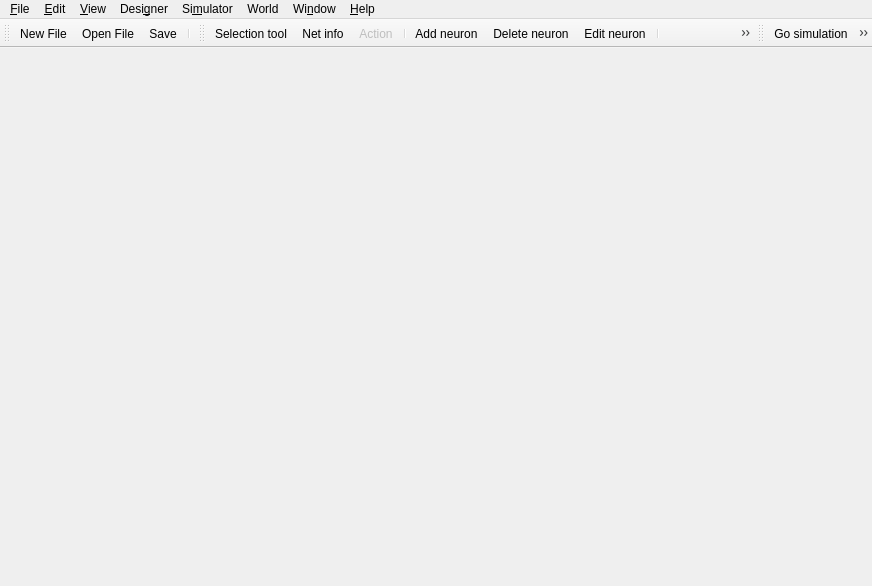
<?xml version="1.0" encoding="UTF-8"?>
<ui version="4.0">
 <class>NeuralDisApp</class>
 <widget class="QMainWindow" name="NeuralDisApp">
  <property name="geometry">
   <rect>
    <x>0</x>
    <y>0</y>
    <width>872</width>
    <height>586</height>
   </rect>
  </property>
  <property name="minimumSize">
   <size>
    <width>16</width>
    <height>88</height>
   </size>
  </property>
  <property name="windowTitle">
   <string>CyBeRSim</string>
  </property>
  <property name="windowIcon">
   <iconset>
    <normaloff>.</normaloff>.</iconset>
  </property>
  <widget class="QWidget" name="widget"/>
  <widget class="QToolBar" name="fileToolbar">
   <property name="label" stdset="0">
    <string>File tools</string>
   </property>
   <attribute name="toolBarArea">
    <enum>TopToolBarArea</enum>
   </attribute>
   <attribute name="toolBarBreak">
    <bool>false</bool>
   </attribute>
   <addaction name="fileNew"/>
   <addaction name="fileOpen"/>
   <addaction name="fileSave"/>
   <addaction name="separator"/>
  </widget>
  <widget class="QToolBar" name="designerBar">
   <property name="label" stdset="0">
    <string>Net tools</string>
   </property>
   <attribute name="toolBarArea">
    <enum>TopToolBarArea</enum>
   </attribute>
   <attribute name="toolBarBreak">
    <bool>false</bool>
   </attribute>
   <addaction name="toolPointer"/>
   <addaction name="toolNetInfo"/>
   <addaction name="toolNetView"/>
   <addaction name="separator"/>
   <addaction name="toolAddNeuron"/>
   <addaction name="toolDelNeuron"/>
   <addaction name="toolEditNeuron"/>
   <addaction name="separator"/>
   <addaction name="toolAddSynapse"/>
   <addaction name="toolDelSynapse"/>
   <addaction name="toolEditSynapse"/>
   <addaction name="separator"/>
   <addaction name="toolAddNetwork"/>
   <addaction name="toolDelNetwork"/>
   <addaction name="toolEditNetwork"/>
  </widget>
  <widget class="QToolBar" name="simulatorBar">
   <property name="label" stdset="0">
    <string>Simulation controls</string>
   </property>
   <attribute name="toolBarArea">
    <enum>TopToolBarArea</enum>
   </attribute>
   <attribute name="toolBarBreak">
    <bool>false</bool>
   </attribute>
   <addaction name="simGo"/>
   <addaction name="simStep"/>
   <addaction name="simPause"/>
   <addaction name="simStop"/>
   <addaction name="simRecord"/>
   <addaction name="separator"/>
   <addaction name="actionDrive_robot"/>
  </widget>
  <widget class="QMenuBar" name="MenuBar">
   <property name="geometry">
    <rect>
     <x>0</x>
     <y>0</y>
     <width>872</width>
     <height>42</height>
    </rect>
   </property>
   <widget class="QMenu" name="fileMenu">
    <property name="title">
     <string>&amp;File</string>
    </property>
    <widget class="QMenu" name="popupMenu_9">
     <property name="title">
      <string>&amp;Export</string>
     </property>
     <addaction name="netExport"/>
     <addaction name="pathExport"/>
     <addaction name="worldExport"/>
     <addaction name="actionScilabExport"/>
     <addaction name="actionFixWorld"/>
    </widget>
    <addaction name="fileNew"/>
    <addaction name="fileOpen"/>
    <addaction name="fileClose"/>
    <addaction name="separator"/>
    <addaction name="fileSave"/>
    <addaction name="fileSaveAs"/>
    <addaction name="separator"/>
    <addaction name="filePrint"/>
    <addaction name="popupMenu_9"/>
    <addaction name="fileTestXML"/>
    <addaction name="separator"/>
    <addaction name="fileQuit"/>
   </widget>
   <widget class="QMenu" name="editMenu">
    <property name="title">
     <string>&amp;Edit</string>
    </property>
    <addaction name="separator"/>
    <addaction name="editCut"/>
    <addaction name="editCopy"/>
    <addaction name="editPaste"/>
    <addaction name="separator"/>
    <addaction name="editUndo"/>
    <addaction name="editRedo"/>
    <addaction name="separator"/>
    <addaction name="editSettings"/>
    <addaction name="saveSettings"/>
    <addaction name="separator"/>
   </widget>
   <widget class="QMenu" name="viewMenu">
    <property name="title">
     <string>&amp;View</string>
    </property>
    <widget class="QMenu" name="menuShow_sensors">
     <property name="title">
      <string>Sh&amp;ow sensors</string>
     </property>
     <addaction name="actionShowAllSensors"/>
     <addaction name="actionHideAllSensors"/>
     <addaction name="separator"/>
    </widget>
    <addaction name="viewToolBar"/>
    <addaction name="viewStatusBar"/>
    <addaction name="viewDesignerBar"/>
    <addaction name="separator"/>
    <addaction name="menuShow_sensors"/>
    <addaction name="viewLeyend"/>
    <addaction name="viewViewRawText"/>
    <addaction name="separator"/>
    <addaction name="viewShowNetView"/>
    <addaction name="separator"/>
   </widget>
   <widget class="QMenu" name="disMenu">
    <property name="title">
     <string>Desi&amp;gner</string>
    </property>
    <addaction name="disCreateNetwork"/>
    <addaction name="disClearNetwork"/>
    <addaction name="separator"/>
    <addaction name="disAddNeuron"/>
    <addaction name="disDelNeuron"/>
    <addaction name="disEditNeuron"/>
    <addaction name="separator"/>
    <addaction name="disAddSynapse"/>
    <addaction name="disDelSynapse"/>
    <addaction name="disEditSynapse"/>
    <addaction name="separator"/>
    <addaction name="disAddNetwork"/>
    <addaction name="disDelNetwork"/>
    <addaction name="disEditNetwork"/>
    <addaction name="separator"/>
   </widget>
   <widget class="QMenu" name="simMenu">
    <property name="title">
     <string>Si&amp;mulator</string>
    </property>
    <addaction name="simNew"/>
    <addaction name="simLoad"/>
    <addaction name="simEdit"/>
    <addaction name="simSave"/>
    <addaction name="simClose"/>
    <addaction name="separator"/>
    <addaction name="simGo"/>
    <addaction name="simStep"/>
    <addaction name="simPause"/>
    <addaction name="simStop"/>
    <addaction name="simRecord"/>
    <addaction name="separator"/>
    <addaction name="actionDrive_robot"/>
    <addaction name="actionFilm_simulation"/>
    <addaction name="actionRecord_sensors"/>
   </widget>
   <widget class="QMenu" name="worldMenu">
    <property name="title">
     <string>World</string>
    </property>
    <addaction name="createWorld"/>
    <addaction name="editWorld"/>
    <addaction name="loadWorld"/>
    <addaction name="actionSaveWorld"/>
    <addaction name="closeWorld"/>
    <addaction name="separator"/>
    <addaction name="zoomOut"/>
    <addaction name="zoomIn"/>
    <addaction name="worldRestoreZoomAction"/>
    <addaction name="separator"/>
    <addaction name="worldCenterInRobotAction"/>
    <addaction name="worldScaleAction"/>
    <addaction name="actionRotateView"/>
    <addaction name="separator"/>
    <addaction name="actionDefault_materials"/>
    <addaction name="actionShow_quadtree"/>
   </widget>
   <widget class="QMenu" name="pWindowMenu">
    <property name="title">
     <string>Wi&amp;ndow</string>
    </property>
    <addaction name="windowCascade"/>
    <addaction name="windowTile"/>
    <addaction name="separator"/>
   </widget>
   <widget class="QMenu" name="Help">
    <property name="title">
     <string>&amp;Help</string>
    </property>
    <addaction name="helpAboutApp"/>
    <addaction name="helpManualApp"/>
    <addaction name="helpAPIAction"/>
   </widget>
   <addaction name="fileMenu"/>
   <addaction name="editMenu"/>
   <addaction name="viewMenu"/>
   <addaction name="disMenu"/>
   <addaction name="simMenu"/>
   <addaction name="worldMenu"/>
   <addaction name="pWindowMenu"/>
   <addaction name="Help"/>
  </widget>
  <action name="fileNew">
   <property name="icon">
    <iconset>
     <normaloff>:/icons/filenew.xpm</normaloff>:/icons/filenew.xpm</iconset>
   </property>
   <property name="text">
    <string>&amp;New</string>
   </property>
   <property name="iconText">
    <string>New File</string>
   </property>
   <property name="statusTip">
    <string>Creates a new document</string>
   </property>
   <property name="whatsThis">
    <string>New File</string>
   </property>
   <property name="shortcut">
    <string>Ctrl+N</string>
   </property>
   <property name="name" stdset="0">
    <string>fileNew</string>
   </property>
  </action>
  <action name="fileOpen">
   <property name="icon">
    <iconset>
     <normaloff>:/icons/fileopen.xpm</normaloff>:/icons/fileopen.xpm</iconset>
   </property>
   <property name="text">
    <string>&amp;Open...</string>
   </property>
   <property name="iconText">
    <string>Open File</string>
   </property>
   <property name="statusTip">
    <string>Opens an existing document</string>
   </property>
   <property name="whatsThis">
    <string>Open File</string>
   </property>
   <property name="shortcut">
    <string>Ctrl+O</string>
   </property>
   <property name="name" stdset="0">
    <string>fileOpen</string>
   </property>
  </action>
  <action name="fileSave">
   <property name="icon">
    <iconset>
     <normaloff>:/icons/filesave.xpm</normaloff>:/icons/filesave.xpm</iconset>
   </property>
   <property name="text">
    <string>&amp;Save</string>
   </property>
   <property name="iconText">
    <string>Save</string>
   </property>
   <property name="statusTip">
    <string>Saves the current document</string>
   </property>
   <property name="whatsThis">
    <string>Save File.</string>
   </property>
   <property name="shortcut">
    <string>Ctrl+S</string>
   </property>
   <property name="name" stdset="0">
    <string>fileSave</string>
   </property>
  </action>
  <action name="fileSaveAs">
   <property name="text">
    <string>Save &amp;As...</string>
   </property>
   <property name="iconText">
    <string>Save As...</string>
   </property>
   <property name="statusTip">
    <string>Saves the current document under a new filename</string>
   </property>
   <property name="whatsThis">
    <string>Save As</string>
   </property>
   <property name="shortcut">
    <string/>
   </property>
   <property name="name" stdset="0">
    <string>fileSaveAs</string>
   </property>
  </action>
  <action name="filePrint">
   <property name="enabled">
    <bool>false</bool>
   </property>
   <property name="icon">
    <iconset>
     <normaloff>:/icons/printer1.png</normaloff>:/icons/printer1.png</iconset>
   </property>
   <property name="text">
    <string>&amp;Print...</string>
   </property>
   <property name="iconText">
    <string>Print...</string>
   </property>
   <property name="shortcut">
    <string>Ctrl+P</string>
   </property>
   <property name="name" stdset="0">
    <string>filePrint</string>
   </property>
  </action>
  <action name="fileQuit">
   <property name="text">
    <string>E&amp;xit</string>
   </property>
   <property name="iconText">
    <string>Exit</string>
   </property>
   <property name="statusTip">
    <string>Quits the application</string>
   </property>
   <property name="whatsThis">
    <string>Exit</string>
   </property>
   <property name="shortcut">
    <string>Ctrl+Q</string>
   </property>
   <property name="name" stdset="0">
    <string>fileQuit</string>
   </property>
  </action>
  <action name="editCut">
   <property name="enabled">
    <bool>false</bool>
   </property>
   <property name="icon">
    <iconset>
     <normaloff>:/icons/editcut.png</normaloff>:/icons/editcut.png</iconset>
   </property>
   <property name="text">
    <string>Cu&amp;t</string>
   </property>
   <property name="iconText">
    <string>Cut</string>
   </property>
   <property name="statusTip">
    <string>Cuts the selected section and puts it to the clipboard</string>
   </property>
   <property name="whatsThis">
    <string>Cut</string>
   </property>
   <property name="shortcut">
    <string>Ctrl+X</string>
   </property>
   <property name="name" stdset="0">
    <string>editCut</string>
   </property>
  </action>
  <action name="editCopy">
   <property name="enabled">
    <bool>true</bool>
   </property>
   <property name="icon">
    <iconset>
     <normaloff>:/icons/editcopy.png</normaloff>:/icons/editcopy.png</iconset>
   </property>
   <property name="text">
    <string>&amp;Copy</string>
   </property>
   <property name="iconText">
    <string>Copy</string>
   </property>
   <property name="statusTip">
    <string>Copies the selected section and puts it to the clipboard</string>
   </property>
   <property name="whatsThis">
    <string>Copy</string>
   </property>
   <property name="shortcut">
    <string>Ctrl+C</string>
   </property>
   <property name="name" stdset="0">
    <string>editCopy</string>
   </property>
  </action>
  <action name="editPaste">
   <property name="enabled">
    <bool>true</bool>
   </property>
   <property name="icon">
    <iconset>
     <normaloff>:/icons/editpaste.png</normaloff>:/icons/editpaste.png</iconset>
   </property>
   <property name="text">
    <string>&amp;Paste</string>
   </property>
   <property name="iconText">
    <string>Paste</string>
   </property>
   <property name="statusTip">
    <string>Pastes the selected section and puts it to the clipboard</string>
   </property>
   <property name="whatsThis">
    <string>Paste</string>
   </property>
   <property name="shortcut">
    <string>Ctrl+V</string>
   </property>
   <property name="name" stdset="0">
    <string>editPaste</string>
   </property>
  </action>
  <action name="helpAboutApp">
   <property name="icon">
    <iconset>
     <normaloff>:/icons/neuraldis32.xpm</normaloff>:/icons/neuraldis32.xpm</iconset>
   </property>
   <property name="text">
    <string>&amp;About</string>
   </property>
   <property name="iconText">
    <string>About</string>
   </property>
   <property name="statusTip">
    <string>About the application</string>
   </property>
   <property name="whatsThis">
    <string>About</string>
   </property>
   <property name="shortcut">
    <string/>
   </property>
   <property name="name" stdset="0">
    <string>helpAboutApp</string>
   </property>
  </action>
  <action name="fileClose">
   <property name="iconText">
    <string>Close</string>
   </property>
   <property name="statusTip">
    <string>Closes the current document</string>
   </property>
   <property name="whatsThis">
    <string>Close</string>
   </property>
   <property name="name" stdset="0">
    <string>fileClose</string>
   </property>
  </action>
  <action name="viewToolBar">
   <property name="checkable">
    <bool>true</bool>
   </property>
   <property name="checked">
    <bool>true</bool>
   </property>
   <property name="text">
    <string>&amp;Toolbar</string>
   </property>
   <property name="iconText">
    <string>Toolbar</string>
   </property>
   <property name="statusTip">
    <string>Enables/disables the toolbar</string>
   </property>
   <property name="whatsThis">
    <string>Toolbar</string>
   </property>
   <property name="name" stdset="0">
    <string>viewToolBar</string>
   </property>
  </action>
  <action name="viewStatusBar">
   <property name="checkable">
    <bool>true</bool>
   </property>
   <property name="checked">
    <bool>true</bool>
   </property>
   <property name="text">
    <string>&amp;StatusBar</string>
   </property>
   <property name="iconText">
    <string>Statusbar</string>
   </property>
   <property name="statusTip">
    <string>Enables/disables the statusbar</string>
   </property>
   <property name="whatsThis">
    <string>Statusbar</string>
   </property>
   <property name="name" stdset="0">
    <string>viewStatusBar</string>
   </property>
  </action>
  <action name="viewDesignerBar">
   <property name="checkable">
    <bool>true</bool>
   </property>
   <property name="checked">
    <bool>true</bool>
   </property>
   <property name="text">
    <string>&amp;DesignerBar</string>
   </property>
   <property name="iconText">
    <string>DesignerBar</string>
   </property>
   <property name="statusTip">
    <string>Enables/disables the designerbar</string>
   </property>
   <property name="whatsThis">
    <string>Designerbar</string>
   </property>
   <property name="name" stdset="0">
    <string>viewDesignerBar</string>
   </property>
  </action>
  <action name="disClearNetwork">
   <property name="icon">
    <iconset>
     <normaloff>:/icons/clearnet.xpm</normaloff>:/icons/clearnet.xpm</iconset>
   </property>
   <property name="text">
    <string>&amp;Clear Neural Network</string>
   </property>
   <property name="iconText">
    <string>Clear Neural Network</string>
   </property>
   <property name="statusTip">
    <string>Clear Neural Network</string>
   </property>
   <property name="whatsThis">
    <string>Clear Neural Network</string>
   </property>
   <property name="name" stdset="0">
    <string>disClearNetwork</string>
   </property>
  </action>
  <action name="disAddNeuron">
   <property name="icon">
    <iconset>
     <normaloff>:/icons/addneuron.xpm</normaloff>:/icons/addneuron.xpm</iconset>
   </property>
   <property name="text">
    <string>&amp;Add a new Neuron</string>
   </property>
   <property name="iconText">
    <string>AddNeuron</string>
   </property>
   <property name="statusTip">
    <string>&quot;Add a new Neuron</string>
   </property>
   <property name="whatsThis">
    <string>Add neuron</string>
   </property>
   <property name="name" stdset="0">
    <string>disAddNeuron</string>
   </property>
  </action>
  <action name="disDelNeuron">
   <property name="icon">
    <iconset>
     <normaloff>:/icons/delneuron.xpm</normaloff>:/icons/delneuron.xpm</iconset>
   </property>
   <property name="text">
    <string>&amp;Delete a Neuron</string>
   </property>
   <property name="iconText">
    <string>Delete a Neuron</string>
   </property>
   <property name="statusTip">
    <string>&quot;Delete a Neuron</string>
   </property>
   <property name="whatsThis">
    <string>Delete neuron</string>
   </property>
   <property name="name" stdset="0">
    <string>disDelNeuron</string>
   </property>
  </action>
  <action name="disEditNeuron">
   <property name="icon">
    <iconset>
     <normaloff>:/icons/editneuron.xpm</normaloff>:/icons/editneuron.xpm</iconset>
   </property>
   <property name="text">
    <string>&amp;Edit a Neuron</string>
   </property>
   <property name="iconText">
    <string>Edit a Neuron</string>
   </property>
   <property name="statusTip">
    <string>&quot;Edit a Neuron</string>
   </property>
   <property name="whatsThis">
    <string>Edit neuron</string>
   </property>
   <property name="name" stdset="0">
    <string>disEditNeuron</string>
   </property>
  </action>
  <action name="disAddSynapse">
   <property name="icon">
    <iconset>
     <normaloff>:/icons/addsynapse.xpm</normaloff>:/icons/addsynapse.xpm</iconset>
   </property>
   <property name="text">
    <string>Add a &amp;new Synapse</string>
   </property>
   <property name="iconText">
    <string>Add a new Synapse</string>
   </property>
   <property name="statusTip">
    <string>&quot;Add a new Synapse</string>
   </property>
   <property name="whatsThis">
    <string>Add synapse</string>
   </property>
   <property name="name" stdset="0">
    <string>disAddSynapse</string>
   </property>
  </action>
  <action name="disDelSynapse">
   <property name="icon">
    <iconset>
     <normaloff>:/icons/delsynapse.xpm</normaloff>:/icons/delsynapse.xpm</iconset>
   </property>
   <property name="text">
    <string>De&amp;lete a Synapse</string>
   </property>
   <property name="iconText">
    <string>Delete a Synapse</string>
   </property>
   <property name="statusTip">
    <string>&quot;Delete a Synapse</string>
   </property>
   <property name="whatsThis">
    <string>Delete synapse</string>
   </property>
   <property name="name" stdset="0">
    <string>disDelSynapse</string>
   </property>
  </action>
  <action name="disEditSynapse">
   <property name="icon">
    <iconset>
     <normaloff>:/icons/editsynapse.xpm</normaloff>:/icons/editsynapse.xpm</iconset>
   </property>
   <property name="text">
    <string>Ed&amp;it a Synapse</string>
   </property>
   <property name="iconText">
    <string>Edit a Synapse</string>
   </property>
   <property name="statusTip">
    <string>&quot;Edit a Synapse</string>
   </property>
   <property name="whatsThis">
    <string>Edit synapse</string>
   </property>
   <property name="name" stdset="0">
    <string>disEditSynapse</string>
   </property>
  </action>
  <action name="viewLeyend">
   <property name="text">
    <string>Show &amp;weights legend</string>
   </property>
   <property name="iconText">
    <string>Show weights legend</string>
   </property>
   <property name="statusTip">
    <string>&quot;View weights legend</string>
   </property>
   <property name="whatsThis">
    <string>Show weights legend</string>
   </property>
   <property name="name" stdset="0">
    <string>viewLeyend</string>
   </property>
  </action>
  <action name="viewViewRawText">
   <property name="icon">
    <iconset>
     <normaloff>:/icons/filetext.xpm</normaloff>:/icons/filetext.xpm</iconset>
   </property>
   <property name="text">
    <string>Show &amp;raw text</string>
   </property>
   <property name="iconText">
    <string>Show raw text</string>
   </property>
   <property name="statusTip">
    <string>&quot;View raw text</string>
   </property>
   <property name="whatsThis">
    <string>Show raw text</string>
   </property>
   <property name="name" stdset="0">
    <string>viewViewRawText</string>
   </property>
  </action>
  <action name="disCreateNetwork">
   <property name="icon">
    <iconset>
     <normaloff>:/icons/buildnet.xpm</normaloff>:/icons/buildnet.xpm</iconset>
   </property>
   <property name="text">
    <string>&amp;Build Neural Network</string>
   </property>
   <property name="iconText">
    <string>Build Neural Network</string>
   </property>
   <property name="statusTip">
    <string>Build Neural Network</string>
   </property>
   <property name="whatsThis">
    <string>Build Neural Network</string>
   </property>
   <property name="name" stdset="0">
    <string>disCreateNetwork</string>
   </property>
  </action>
  <action name="simLoad">
   <property name="text">
    <string>&amp;Load simulation</string>
   </property>
   <property name="iconText">
    <string>Load simulation</string>
   </property>
   <property name="statusTip">
    <string>Load simulation</string>
   </property>
   <property name="whatsThis">
    <string>Load simulation</string>
   </property>
   <property name="name" stdset="0">
    <string>simLoad</string>
   </property>
  </action>
  <action name="simEdit">
   <property name="text">
    <string>&amp;Edit simulation</string>
   </property>
   <property name="iconText">
    <string>Edit simulation</string>
   </property>
   <property name="statusTip">
    <string>Edit simulation</string>
   </property>
   <property name="whatsThis">
    <string>Edit simulation</string>
   </property>
   <property name="name" stdset="0">
    <string>simEdit</string>
   </property>
  </action>
  <action name="simSave">
   <property name="text">
    <string>&amp;Save simulation</string>
   </property>
   <property name="iconText">
    <string>Save simulation</string>
   </property>
   <property name="statusTip">
    <string>Save simulation</string>
   </property>
   <property name="whatsThis">
    <string>Save simulation</string>
   </property>
   <property name="name" stdset="0">
    <string>simSave</string>
   </property>
  </action>
  <action name="simClose">
   <property name="text">
    <string>&amp;Close simulation</string>
   </property>
   <property name="iconText">
    <string>Close simulation</string>
   </property>
   <property name="statusTip">
    <string>Close simulation</string>
   </property>
   <property name="whatsThis">
    <string>Close simulation</string>
   </property>
   <property name="name" stdset="0">
    <string>simClose</string>
   </property>
  </action>
  <action name="simRecord">
   <property name="checkable">
    <bool>true</bool>
   </property>
   <property name="icon">
    <iconset>
     <normaloff>:/icons/simrecord.xpm</normaloff>:/icons/simrecord.xpm</iconset>
   </property>
   <property name="text">
    <string>&amp;Record simulation</string>
   </property>
   <property name="iconText">
    <string>Record simulation</string>
   </property>
   <property name="statusTip">
    <string>Record simulation</string>
   </property>
   <property name="whatsThis">
    <string>Record simulation</string>
   </property>
   <property name="name" stdset="0">
    <string>simRecord</string>
   </property>
  </action>
  <action name="simNew">
   <property name="text">
    <string>&amp;New simulation</string>
   </property>
   <property name="iconText">
    <string>New simulation</string>
   </property>
   <property name="statusTip">
    <string>Create simulation</string>
   </property>
   <property name="whatsThis">
    <string>Create simulation</string>
   </property>
   <property name="name" stdset="0">
    <string>simNew</string>
   </property>
  </action>
  <action name="helpManualApp">
   <property name="icon">
    <iconset>
     <normaloff>:/icons/help.png</normaloff>:/icons/help.png</iconset>
   </property>
   <property name="text">
    <string>&amp;Handbook</string>
   </property>
   <property name="iconText">
    <string>Handbook</string>
   </property>
   <property name="statusTip">
    <string>User Guide</string>
   </property>
   <property name="whatsThis">
    <string>Handbook</string>
   </property>
   <property name="name" stdset="0">
    <string>helpManualApp</string>
   </property>
  </action>
  <action name="createWorld">
   <property name="icon">
    <iconset>
     <normaloff>:/icons/creaworld.xpm</normaloff>:/icons/creaworld.xpm</iconset>
   </property>
   <property name="text">
    <string>&amp;Create</string>
   </property>
   <property name="iconText">
    <string>Create</string>
   </property>
   <property name="statusTip">
    <string>Create world</string>
   </property>
   <property name="whatsThis">
    <string>Create world</string>
   </property>
   <property name="name" stdset="0">
    <string>createWorld</string>
   </property>
  </action>
  <action name="editWorld">
   <property name="text">
    <string>&amp;Edit</string>
   </property>
   <property name="iconText">
    <string>Edit</string>
   </property>
   <property name="statusTip">
    <string>Edit world</string>
   </property>
   <property name="whatsThis">
    <string>Edit world</string>
   </property>
   <property name="name" stdset="0">
    <string>editWorld</string>
   </property>
  </action>
  <action name="loadWorld">
   <property name="text">
    <string>&amp;Load</string>
   </property>
   <property name="iconText">
    <string>Load</string>
   </property>
   <property name="statusTip">
    <string>Load world</string>
   </property>
   <property name="whatsThis">
    <string>Load world</string>
   </property>
   <property name="name" stdset="0">
    <string>loadWorld</string>
   </property>
  </action>
  <action name="closeWorld">
   <property name="text">
    <string>Close</string>
   </property>
   <property name="iconText">
    <string>Close</string>
   </property>
   <property name="statusTip">
    <string>Close world</string>
   </property>
   <property name="whatsThis">
    <string>Close world</string>
   </property>
   <property name="shortcut">
    <string/>
   </property>
   <property name="name" stdset="0">
    <string>closeWorld</string>
   </property>
  </action>
  <action name="zoomOut">
   <property name="text">
    <string>&amp;Zoom Out</string>
   </property>
   <property name="iconText">
    <string>Zoom Out</string>
   </property>
   <property name="statusTip">
    <string>Zoom Out</string>
   </property>
   <property name="whatsThis">
    <string>Zoom Out</string>
   </property>
   <property name="name" stdset="0">
    <string>zoomOut</string>
   </property>
  </action>
  <action name="zoomIn">
   <property name="text">
    <string>Zoom &amp;In</string>
   </property>
   <property name="iconText">
    <string>Zoom In</string>
   </property>
   <property name="statusTip">
    <string>Zoom In</string>
   </property>
   <property name="whatsThis">
    <string>Zoom In</string>
   </property>
   <property name="name" stdset="0">
    <string>zoomIn</string>
   </property>
  </action>
  <action name="editSettings">
   <property name="text">
    <string>&amp;Edit preferences</string>
   </property>
   <property name="iconText">
    <string>Edit preferences</string>
   </property>
   <property name="statusTip">
    <string>Edit configuration file</string>
   </property>
   <property name="whatsThis">
    <string>Edit preferences</string>
   </property>
   <property name="name" stdset="0">
    <string>editSettings</string>
   </property>
  </action>
  <action name="saveSettings">
   <property name="text">
    <string>&amp;Save preferences</string>
   </property>
   <property name="iconText">
    <string>Save preferences</string>
   </property>
   <property name="statusTip">
    <string>Save configuration file</string>
   </property>
   <property name="whatsThis">
    <string>Save preferences</string>
   </property>
   <property name="name" stdset="0">
    <string>saveSettings</string>
   </property>
  </action>
  <action name="fileTestXML">
   <property name="text">
    <string>&amp;Test XML</string>
   </property>
   <property name="iconText">
    <string>Test XML</string>
   </property>
   <property name="whatsThis">
    <string>XML files structure analyzer</string>
   </property>
   <property name="name" stdset="0">
    <string>fileTestXML</string>
   </property>
  </action>
  <action name="disAddNetwork">
   <property name="enabled">
    <bool>false</bool>
   </property>
   <property name="icon">
    <iconset>
     <normaloff>:/icons/addnetview.xpm</normaloff>:/icons/addnetview.xpm</iconset>
   </property>
   <property name="text">
    <string>Add a ne&amp;w SubNet</string>
   </property>
   <property name="iconText">
    <string>Add a new SubNet</string>
   </property>
   <property name="name" stdset="0">
    <string>disAddNetwork</string>
   </property>
  </action>
  <action name="disDelNetwork">
   <property name="enabled">
    <bool>false</bool>
   </property>
   <property name="icon">
    <iconset>
     <normaloff>:/icons/delnetview.xpm</normaloff>:/icons/delnetview.xpm</iconset>
   </property>
   <property name="text">
    <string>Delete a SubNet</string>
   </property>
   <property name="iconText">
    <string>Delete a SubNet</string>
   </property>
   <property name="name" stdset="0">
    <string>disDelNetwork</string>
   </property>
  </action>
  <action name="disEditNetwork">
   <property name="enabled">
    <bool>false</bool>
   </property>
   <property name="icon">
    <iconset>
     <normaloff>:/icons/editnetview.xpm</normaloff>:/icons/editnetview.xpm</iconset>
   </property>
   <property name="text">
    <string>Edit a S&amp;ubNet</string>
   </property>
   <property name="iconText">
    <string>Edit a SubNet</string>
   </property>
   <property name="name" stdset="0">
    <string>disEditNetwork</string>
   </property>
  </action>
  <action name="editUndo">
   <property name="icon">
    <iconset>
     <normaloff>:/icons/undo.png</normaloff>:/icons/undo.png</iconset>
   </property>
   <property name="text">
    <string>&amp;Undo</string>
   </property>
   <property name="iconText">
    <string>Undo                </string>
   </property>
   <property name="shortcut">
    <string>Ctrl+Z</string>
   </property>
   <property name="name" stdset="0">
    <string>editUndo</string>
   </property>
  </action>
  <action name="editRedo">
   <property name="icon">
    <iconset>
     <normaloff>:/icons/redo.png</normaloff>:/icons/redo.png</iconset>
   </property>
   <property name="text">
    <string>&amp;Redo</string>
   </property>
   <property name="iconText">
    <string>Redo</string>
   </property>
   <property name="shortcut">
    <string>Ctrl+Shift+Z</string>
   </property>
   <property name="name" stdset="0">
    <string>editRedo</string>
   </property>
  </action>
  <action name="viewShowNetView">
   <property name="enabled">
    <bool>false</bool>
   </property>
   <property name="icon">
    <iconset>
     <normaloff>:/icons/preview-icon.jpg</normaloff>:/icons/preview-icon.jpg</iconset>
   </property>
   <property name="text">
    <string>Show &amp;Net View</string>
   </property>
   <property name="iconText">
    <string>Show Net View</string>
   </property>
   <property name="name" stdset="0">
    <string>viewShowNetView</string>
   </property>
  </action>
  <action name="helpAPIAction">
   <property name="icon">
    <iconset>
     <normaloff>:/icons/help.png</normaloff>:/icons/help.png</iconset>
   </property>
   <property name="text">
    <string>A&amp;PI</string>
   </property>
   <property name="iconText">
    <string>API</string>
   </property>
   <property name="statusTip">
    <string>Developers documentation</string>
   </property>
   <property name="whatsThis">
    <string>Developers documentation</string>
   </property>
   <property name="name" stdset="0">
    <string>helpAPIAction</string>
   </property>
  </action>
  <action name="worldRestoreZoomAction">
   <property name="text">
    <string>&amp;Restore zoom</string>
   </property>
   <property name="iconText">
    <string>Restore zoom</string>
   </property>
   <property name="name" stdset="0">
    <string>worldRestoreZoomAction</string>
   </property>
  </action>
  <action name="worldCenterInRobotAction">
   <property name="checkable">
    <bool>true</bool>
   </property>
   <property name="text">
    <string>Ce&amp;nter in robot</string>
   </property>
   <property name="iconText">
    <string>Center in robot</string>
   </property>
   <property name="name" stdset="0">
    <string>worldCenterInRobotAction</string>
   </property>
  </action>
  <action name="filenew_itemAction">
   <property name="text">
    <string>new item</string>
   </property>
   <property name="iconText">
    <string>new item</string>
   </property>
   <property name="name" stdset="0">
    <string>filenew_itemAction</string>
   </property>
  </action>
  <action name="actionDrive_robot">
   <property name="checkable">
    <bool>true</bool>
   </property>
   <property name="icon">
    <iconset>
     <normaloff>:/icons/joystick.png</normaloff>:/icons/joystick.png</iconset>
   </property>
   <property name="text">
    <string>&amp;Drive robot</string>
   </property>
   <property name="autoRepeat">
    <bool>false</bool>
   </property>
  </action>
  <action name="actionSonar">
   <property name="checkable">
    <bool>true</bool>
   </property>
   <property name="text">
    <string>Sonar</string>
   </property>
  </action>
  <action name="actionLaser">
   <property name="checkable">
    <bool>true</bool>
   </property>
   <property name="text">
    <string>Laser</string>
   </property>
  </action>
  <action name="actionShowAllSensors">
   <property name="text">
    <string>&amp;Show all</string>
   </property>
  </action>
  <action name="actionHideAllSensors">
   <property name="text">
    <string>&amp;Hide all</string>
   </property>
  </action>
  <action name="worldExport">
   <property name="text">
    <string>Export &amp;world</string>
   </property>
  </action>
  <action name="worldScaleAction">
   <property name="text">
    <string>Scale</string>
   </property>
  </action>
  <action name="actionScilabExport">
   <property name="text">
    <string>&amp;Scilab</string>
   </property>
  </action>
  <action name="actionFixWorld">
   <property name="text">
    <string>&amp;Fix world</string>
   </property>
  </action>
  <action name="actionSaveWorld">
   <property name="text">
    <string>&amp;Save</string>
   </property>
  </action>
  <action name="actionLoadXMLWorld">
   <property name="text">
    <string>LoadXML</string>
   </property>
  </action>
  <action name="actionFilm_simulation">
   <property name="checkable">
    <bool>true</bool>
   </property>
   <property name="icon">
    <iconset>
     <normaloff>:/icons/simvideo.png</normaloff>:/icons/simvideo.png</iconset>
   </property>
   <property name="text">
    <string>&amp;Film simulation</string>
   </property>
   <property name="autoRepeat">
    <bool>false</bool>
   </property>
  </action>
  <action name="actionDefault_materials">
   <property name="text">
    <string>&amp;Default materials</string>
   </property>
  </action>
  <action name="actionRecord_sensors">
   <property name="checkable">
    <bool>true</bool>
   </property>
   <property name="text">
    <string>Record sensors</string>
   </property>
  </action>
  <action name="actionRotateView">
   <property name="text">
    <string>R&amp;otate</string>
   </property>
  </action>
  <action name="actionShow_quadtree">
   <property name="checkable">
    <bool>true</bool>
   </property>
   <property name="text">
    <string>Show &amp;quadtree</string>
   </property>
  </action>
  <actiongroup name="fileExport">
   <action name="netExport">
    <property name="text">
     <string>&amp;Export net</string>
    </property>
    <property name="iconText">
     <string>Export net</string>
    </property>
    <property name="statusTip">
     <string>&quot;Exports the current net to graphic formats</string>
    </property>
    <property name="whatsThis">
     <string>Export File</string>
    </property>
    <property name="name" stdset="0">
     <string>netExport</string>
    </property>
   </action>
   <action name="pathExport">
    <property name="text">
     <string>Export &amp;path</string>
    </property>
    <property name="iconText">
     <string>Export path</string>
    </property>
    <property name="statusTip">
     <string>&quot;Exports robot path to graphic formats</string>
    </property>
    <property name="whatsThis">
     <string>Export Path</string>
    </property>
    <property name="name" stdset="0">
     <string>pathExport</string>
    </property>
   </action>
   <property name="name" stdset="0">
    <string>fileExport</string>
   </property>
  </actiongroup>
  <actiongroup name="windowAction">
   <action name="windowCascade">
    <property name="text">
     <string>&amp;Cascade</string>
    </property>
    <property name="iconText">
     <string>Cascade</string>
    </property>
    <property name="statusTip">
     <string>Cascades all windows</string>
    </property>
    <property name="whatsThis">
     <string>Cascade</string>
    </property>
    <property name="name" stdset="0">
     <string>windowCascade</string>
    </property>
   </action>
   <action name="windowTile">
    <property name="text">
     <string>&amp;Tile</string>
    </property>
    <property name="iconText">
     <string>Tile</string>
    </property>
    <property name="statusTip">
     <string>Tiles all windows</string>
    </property>
    <property name="whatsThis">
     <string>Tile</string>
    </property>
    <property name="name" stdset="0">
     <string>windowTile</string>
    </property>
   </action>
   <property name="name" stdset="0">
    <string>windowAction</string>
   </property>
  </actiongroup>
  <actiongroup name="toolDis">
   <action name="toolPointer">
    <property name="checkable">
     <bool>true</bool>
    </property>
    <property name="icon">
     <iconset>
      <normaloff>:/icons/pointer.xpm</normaloff>:/icons/pointer.xpm</iconset>
    </property>
    <property name="iconText">
     <string>Selection tool</string>
    </property>
    <property name="toolTip">
     <string>Selection tool</string>
    </property>
    <property name="statusTip">
     <string>Selection tool</string>
    </property>
    <property name="whatsThis">
     <string>Selection tool</string>
    </property>
    <property name="name" stdset="0">
     <string>toolPointer</string>
    </property>
   </action>
   <action name="toolAddNeuron">
    <property name="checkable">
     <bool>true</bool>
    </property>
    <property name="icon">
     <iconset>
      <normaloff>:/icons/addneuron.xpm</normaloff>:/icons/addneuron.xpm</iconset>
    </property>
    <property name="iconText">
     <string>Add neuron</string>
    </property>
    <property name="toolTip">
     <string>Add neuron</string>
    </property>
    <property name="whatsThis">
     <string>Add neuron</string>
    </property>
    <property name="name" stdset="0">
     <string>toolAddNeuron</string>
    </property>
   </action>
   <action name="toolDelNeuron">
    <property name="checkable">
     <bool>true</bool>
    </property>
    <property name="icon">
     <iconset>
      <normaloff>:/icons/delneuron.xpm</normaloff>:/icons/delneuron.xpm</iconset>
    </property>
    <property name="iconText">
     <string>Delete neuron</string>
    </property>
    <property name="toolTip">
     <string>Delete neuron</string>
    </property>
    <property name="whatsThis">
     <string>Delete neuron</string>
    </property>
    <property name="name" stdset="0">
     <string>toolDelNeuron</string>
    </property>
   </action>
   <action name="toolEditNeuron">
    <property name="checkable">
     <bool>true</bool>
    </property>
    <property name="icon">
     <iconset>
      <normaloff>:/icons/editneuron.xpm</normaloff>:/icons/editneuron.xpm</iconset>
    </property>
    <property name="iconText">
     <string>Edit neuron</string>
    </property>
    <property name="toolTip">
     <string>Edit neuron</string>
    </property>
    <property name="whatsThis">
     <string>Edit neuron</string>
    </property>
    <property name="name" stdset="0">
     <string>toolEditNeuron</string>
    </property>
   </action>
   <action name="toolAddSynapse">
    <property name="checkable">
     <bool>true</bool>
    </property>
    <property name="icon">
     <iconset>
      <normaloff>:/icons/addsynapse.xpm</normaloff>:/icons/addsynapse.xpm</iconset>
    </property>
    <property name="iconText">
     <string>Add synapse</string>
    </property>
    <property name="toolTip">
     <string>Add synapse</string>
    </property>
    <property name="whatsThis">
     <string>Add synapse</string>
    </property>
    <property name="name" stdset="0">
     <string>toolAddSynapse</string>
    </property>
   </action>
   <action name="toolDelSynapse">
    <property name="checkable">
     <bool>true</bool>
    </property>
    <property name="icon">
     <iconset>
      <normaloff>:/icons/delsynapse.xpm</normaloff>:/icons/delsynapse.xpm</iconset>
    </property>
    <property name="iconText">
     <string>Delete synapse</string>
    </property>
    <property name="toolTip">
     <string>Delete synapse</string>
    </property>
    <property name="whatsThis">
     <string>Delete synapse</string>
    </property>
    <property name="name" stdset="0">
     <string>toolDelSynapse</string>
    </property>
   </action>
   <action name="toolEditSynapse">
    <property name="checkable">
     <bool>true</bool>
    </property>
    <property name="icon">
     <iconset>
      <normaloff>:/icons/editsynapse.xpm</normaloff>:/icons/editsynapse.xpm</iconset>
    </property>
    <property name="iconText">
     <string>Edit synapse</string>
    </property>
    <property name="toolTip">
     <string>Edit synapse</string>
    </property>
    <property name="whatsThis">
     <string>Edit synapse</string>
    </property>
    <property name="name" stdset="0">
     <string>toolEditSynapse</string>
    </property>
   </action>
   <action name="toolAddNetwork">
    <property name="checkable">
     <bool>true</bool>
    </property>
    <property name="enabled">
     <bool>false</bool>
    </property>
    <property name="icon">
     <iconset>
      <normaloff>:/icons/addnetwork2.xpm</normaloff>:/icons/addnetwork2.xpm</iconset>
    </property>
    <property name="iconText">
     <string>Action</string>
    </property>
    <property name="name" stdset="0">
     <string>toolAddNetwork</string>
    </property>
   </action>
   <action name="toolDelNetwork">
    <property name="checkable">
     <bool>true</bool>
    </property>
    <property name="enabled">
     <bool>false</bool>
    </property>
    <property name="icon">
     <iconset>
      <normaloff>:/icons/delnetview.xpm</normaloff>:/icons/delnetview.xpm</iconset>
    </property>
    <property name="iconText">
     <string>Action</string>
    </property>
    <property name="name" stdset="0">
     <string>toolDelNetwork</string>
    </property>
   </action>
   <action name="toolEditNetwork">
    <property name="checkable">
     <bool>true</bool>
    </property>
    <property name="enabled">
     <bool>false</bool>
    </property>
    <property name="icon">
     <iconset>
      <normaloff>:/icons/editnetview.xpm</normaloff>:/icons/editnetview.xpm</iconset>
    </property>
    <property name="iconText">
     <string>Action</string>
    </property>
    <property name="name" stdset="0">
     <string>toolEditNetwork</string>
    </property>
   </action>
   <action name="toolNetView">
    <property name="checkable">
     <bool>true</bool>
    </property>
    <property name="enabled">
     <bool>false</bool>
    </property>
    <property name="icon">
     <iconset>
      <normaloff>image22</normaloff>image22</iconset>
    </property>
    <property name="iconText">
     <string>Action</string>
    </property>
    <property name="name" stdset="0">
     <string>toolNetView</string>
    </property>
   </action>
   <action name="toolNetInfo">
    <property name="checkable">
     <bool>true</bool>
    </property>
    <property name="icon">
     <iconset>
      <normaloff>:/icons/help.png</normaloff>:/icons/help.png</iconset>
    </property>
    <property name="iconText">
     <string>Net info</string>
    </property>
    <property name="toolTip">
     <string>Shows neurons what is this?</string>
    </property>
    <property name="whatsThis">
     <string>Shows neurons what is this?</string>
    </property>
    <property name="name" stdset="0">
     <string>toolNetInfo</string>
    </property>
   </action>
   <property name="name" stdset="0">
    <string>toolDis</string>
   </property>
  </actiongroup>
  <actiongroup name="toolSim">
   <action name="simGo">
    <property name="checkable">
     <bool>true</bool>
    </property>
    <property name="icon">
     <iconset>
      <normaloff>:/icons/simgo.xpm</normaloff>:/icons/simgo.xpm</iconset>
    </property>
    <property name="text">
     <string>&amp;Go simulation</string>
    </property>
    <property name="iconText">
     <string>Go simulation</string>
    </property>
    <property name="statusTip">
     <string>Go simulation</string>
    </property>
    <property name="whatsThis">
     <string>Go simulation</string>
    </property>
    <property name="name" stdset="0">
     <string>simGo</string>
    </property>
   </action>
   <action name="simStep">
    <property name="checkable">
     <bool>false</bool>
    </property>
    <property name="enabled">
     <bool>false</bool>
    </property>
    <property name="icon">
     <iconset>
      <normaloff>:/icons/simstep.xpm</normaloff>:/icons/simstep.xpm</iconset>
    </property>
    <property name="text">
     <string>Step &amp;by step simulation</string>
    </property>
    <property name="iconText">
     <string>Step simulation</string>
    </property>
    <property name="statusTip">
     <string>Step by step simulation</string>
    </property>
    <property name="whatsThis">
     <string>Step simulation</string>
    </property>
    <property name="name" stdset="0">
     <string>simStep</string>
    </property>
   </action>
   <action name="simPause">
    <property name="checkable">
     <bool>true</bool>
    </property>
    <property name="enabled">
     <bool>false</bool>
    </property>
    <property name="icon">
     <iconset>
      <normaloff>:/icons/simpause.xpm</normaloff>:/icons/simpause.xpm</iconset>
    </property>
    <property name="text">
     <string>&amp;Pause simulation</string>
    </property>
    <property name="iconText">
     <string>Pause simulation</string>
    </property>
    <property name="statusTip">
     <string>Pause simulation</string>
    </property>
    <property name="whatsThis">
     <string>Pause simulation</string>
    </property>
    <property name="name" stdset="0">
     <string>simPause</string>
    </property>
   </action>
   <action name="simStop">
    <property name="checkable">
     <bool>true</bool>
    </property>
    <property name="icon">
     <iconset>
      <normaloff>:/icons/simstop.xpm</normaloff>:/icons/simstop.xpm</iconset>
    </property>
    <property name="text">
     <string>St&amp;op simulation</string>
    </property>
    <property name="iconText">
     <string>Stop simulation</string>
    </property>
    <property name="statusTip">
     <string>Stop simulation</string>
    </property>
    <property name="whatsThis">
     <string>Stop simulation</string>
    </property>
    <property name="name" stdset="0">
     <string>simStop</string>
    </property>
   </action>
   <property name="name" stdset="0">
    <string>toolSim</string>
   </property>
  </actiongroup>
 </widget>
 <layoutdefault spacing="6" margin="11"/>
 <resources/>
 <connections/>
</ui>
